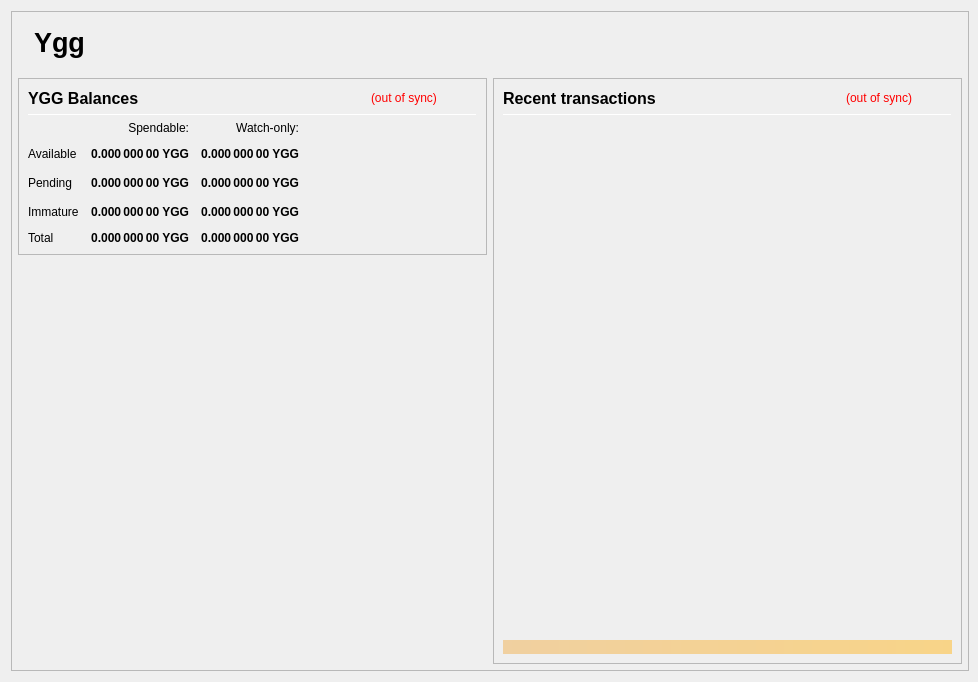
<?xml version="1.0" encoding="UTF-8"?>
<ui version="4.0">
 <class>OverviewPage</class>
 <widget class="QWidget" name="OverviewPage">
  <property name="geometry">
   <rect>
    <x>0</x>
    <y>0</y>
    <width>978</width>
    <height>682</height>
   </rect>
  </property>
  <property name="minimumSize">
   <size>
    <width>960</width>
    <height>682</height>
   </size>
  </property>
  <property name="font">
   <font>
    <weight>50</weight>
    <bold>false</bold>
   </font>
  </property>
  <property name="windowTitle">
   <string>Form</string>
  </property>
  <layout class="QVBoxLayout" name="topLayout" stretch="0">
   <property name="rightMargin">
    <number>9</number>
   </property>
   <item>
    <widget class="QFrame" name="frame_BG">
     <property name="minimumSize">
      <size>
       <width>850</width>
       <height>610</height>
      </size>
     </property>
     <property name="maximumSize">
      <size>
       <width>16777215</width>
       <height>16777215</height>
      </size>
     </property>
     <property name="frameShape">
      <enum>QFrame::StyledPanel</enum>
     </property>
     <property name="frameShadow">
      <enum>QFrame::Raised</enum>
     </property>
     <layout class="QVBoxLayout" name="verticalLayout_3" stretch="0">
      <property name="leftMargin">
       <number>0</number>
      </property>
      <property name="topMargin">
       <number>0</number>
      </property>
      <property name="rightMargin">
       <number>0</number>
      </property>
      <property name="bottomMargin">
       <number>6</number>
      </property>
      <item>
       <layout class="QVBoxLayout" name="verticalLayout_Master" stretch="0,1">
        <property name="leftMargin">
         <number>0</number>
        </property>
        <property name="topMargin">
         <number>0</number>
        </property>
        <property name="rightMargin">
         <number>0</number>
        </property>
        <property name="bottomMargin">
         <number>0</number>
        </property>
        <item>
         <widget class="QFrame" name="frame_Header">
          <layout class="QVBoxLayout" name="verticalLayout_Header" stretch="0">
           <property name="leftMargin">
            <number>0</number>
           </property>
           <property name="topMargin">
            <number>0</number>
           </property>
           <property name="rightMargin">
            <number>0</number>
           </property>
           <property name="bottomMargin">
            <number>0</number>
           </property>
           <item>
            <layout class="QHBoxLayout" name="horizontalLayout_Header" stretch="1,0">
             <property name="spacing">
              <number>6</number>
             </property>
             <item>
              <spacer name="horizontalSpacer_Header">
               <property name="orientation">
                <enum>Qt::Horizontal</enum>
               </property>
               <property name="sizeHint" stdset="0">
                <size>
                 <width>40</width>
                 <height>20</height>
                </size>
               </property>
              </spacer>
             </item>
			 <item>
           <widget class="QLabel" name="labelOverviewHeaderLeft">
            <property name="minimumSize">
             <size>
              <width>464</width>
              <height>60</height>
             </size>
            </property>
            <property name="maximumSize">
             <size>
              <width>16777215</width>
              <height>60</height>
             </size>
            </property>
            <property name="font">
             <font>
              <pointsize>20</pointsize>
              <weight>75</weight>
              <bold>true</bold>
             </font>
            </property>
            <property name="text">
             <string>Ygg</string>
            </property>
            <property name="alignment">
             <set>Qt::AlignLeading|Qt::AlignLeft|Qt::AlignVCenter</set>
            </property>
           </widget>
          </item>
             <item>
              <widget class="QLabel" name="labelOverviewHeaderRight">
               <property name="minimumSize">
                <size>
                 <width>464</width>
                 <height>60</height>
                </size>
               </property>
               <property name="maximumSize">
                <size>
                 <width>16777215</width>
                 <height>60</height>
                </size>
               </property>
				<property name="font">
				 <font>
				  <pointsize>20</pointsize>
				  <weight>75</weight>
				  <bold>true</bold>
				 </font>
				</property>
				<property name="text">
				 <string></string>
				</property>
               <property name="alignment">
                <set>Qt::AlignRight|Qt::AlignTrailing|Qt::AlignVCenter</set>
               </property>
              </widget>
             </item>
            </layout>
           </item>
          </layout>
         </widget>
        </item>
        <item>
         <widget class="QFrame" name="frame_Content">
          <layout class="QVBoxLayout" name="verticalLayout_Content">
           <property name="leftMargin">
            <number>6</number>
           </property>
           <property name="topMargin">
            <number>0</number>
           </property>
           <property name="rightMargin">
            <number>6</number>
           </property>
           <property name="bottomMargin">
            <number>0</number>
           </property>
           <item>
            <layout class="QHBoxLayout" name="horizontalLayout_Content" stretch="1,1">
             <property name="spacing">
              <number>6</number>
             </property>
             <item>
              <layout class="QVBoxLayout" name="verticalLayout_left" stretch="0,0">
               <item>
                <widget class="QFrame" name="frameBalances">
                 <property name="frameShape">
                  <enum>QFrame::StyledPanel</enum>
                 </property>
                 <property name="frameShadow">
                  <enum>QFrame::Raised</enum>
                 </property>
                 <layout class="QVBoxLayout" name="verticalLayout_4">
                  <item>
                   <layout class="QHBoxLayout" name="hlBalancesHeader" stretch="2,0,0">
                    <property name="spacing">
                     <number>6</number>
                    </property>
                    <item>
                     <widget class="QLabel" name="labelBalances">
                      <property name="minimumSize">
                       <size>
                        <width>0</width>
                        <height>0</height>
                       </size>
                      </property>
                      <property name="font">
                       <font>
                        <pointsize>12</pointsize>
                        <weight>75</weight>
                        <bold>true</bold>
                       </font>
                      </property>
                      <property name="text">
                       <string>YGG Balances</string>
                      </property>
                     </widget>
                    </item>
                    <item>
                     <widget class="QLabel" name="labelWalletStatus">
                      <property name="cursor">
                       <cursorShape>WhatsThisCursor</cursorShape>
                      </property>
                      <property name="toolTip">
                       <string>The displayed information may be out of date. Your wallet automatically synchronizes with the Ygg network after a connection is established, but this process has not completed yet.</string>
                      </property>
                      <property name="styleSheet">
                       <string notr="true">QLabel { color: red; }</string>
                      </property>
                      <property name="text">
                       <string notr="true">(out of sync)</string>
                      </property>
                      <property name="alignment">
                       <set>Qt::AlignLeading|Qt::AlignLeft|Qt::AlignVCenter</set>
                      </property>
                     </widget>
                    </item>
                    <item>
                     <spacer name="hsBalancesHeader">
                      <property name="orientation">
                       <enum>Qt::Horizontal</enum>
                      </property>
                      <property name="sizeHint" stdset="0">
                       <size>
                        <width>40</width>
                        <height>20</height>
                       </size>
                      </property>
                     </spacer>
                    </item>
                   </layout>
                  </item>
                  <item>
                   <widget class="Line" name="lineBalances">
                    <property name="minimumSize">
                     <size>
                      <width>0</width>
                      <height>1</height>
                     </size>
                    </property>
                    <property name="maximumSize">
                     <size>
                      <width>16777215</width>
                      <height>1</height>
                     </size>
                    </property>
                    <property name="orientation">
                     <enum>Qt::Horizontal</enum>
                    </property>
                   </widget>
                  </item>
                  <item>
                   <layout class="QGridLayout" name="gridLayout">
                    <property name="spacing">
                     <number>12</number>
                    </property>
                    <item row="2" column="2">
                     <widget class="QLabel" name="labelWatchPending">
                      <property name="font">
                       <font>
                        <weight>75</weight>
                        <bold>true</bold>
                       </font>
                      </property>
                      <property name="cursor">
                       <cursorShape>ArrowCursor</cursorShape>
                      </property>
                      <property name="toolTip">
                       <string>Unconfirmed transactions to watch-only addresses</string>
                      </property>
                      <property name="text">
                       <string notr="true">0.000 000 00 YGG</string>
                      </property>
                      <property name="alignment">
                       <set>Qt::AlignRight|Qt::AlignTrailing|Qt::AlignVCenter</set>
                      </property>
                      <property name="textInteractionFlags">
                       <set>Qt::NoTextInteraction</set>
                      </property>
                     </widget>
                    </item>
                    <item row="2" column="1">
                     <widget class="QLabel" name="labelUnconfirmed">
                      <property name="font">
                       <font>
                        <weight>75</weight>
                        <bold>true</bold>
                       </font>
                      </property>
                      <property name="cursor">
                       <cursorShape>ArrowCursor</cursorShape>
                      </property>
                      <property name="toolTip">
                       <string>Total of transactions that have yet to be confirmed, and do not yet count toward the spendable balance</string>
                      </property>
                      <property name="text">
                       <string notr="true">0.000 000 00 YGG</string>
                      </property>
                      <property name="alignment">
                       <set>Qt::AlignRight|Qt::AlignTrailing|Qt::AlignVCenter</set>
                      </property>
                      <property name="textInteractionFlags">
                       <set>Qt::NoTextInteraction</set>
                      </property>
                     </widget>
                    </item>
                    <item row="3" column="2">
                     <widget class="QLabel" name="labelWatchImmature">
                      <property name="font">
                       <font>
                        <weight>75</weight>
                        <bold>true</bold>
                       </font>
                      </property>
                      <property name="cursor">
                       <cursorShape>ArrowCursor</cursorShape>
                      </property>
                      <property name="toolTip">
                       <string>Staked or masternode rewards in watch-only addresses that has not yet matured</string>
                      </property>
                      <property name="text">
                       <string notr="true">0.000 000 00 YGG</string>
                      </property>
                      <property name="alignment">
                       <set>Qt::AlignRight|Qt::AlignTrailing|Qt::AlignVCenter</set>
                      </property>
                      <property name="textInteractionFlags">
                       <set>Qt::NoTextInteraction</set>
                      </property>
                     </widget>
                    </item>
                    <item row="4" column="0">
                     <widget class="QLabel" name="labelTotalText">
                      <property name="text">
                       <string>Total</string>
                      </property>
                      <property name="textInteractionFlags">
                       <set>Qt::NoTextInteraction</set>
                      </property>
                     </widget>
                    </item>
                    <item row="3" column="1">
                     <widget class="QLabel" name="labelImmature">
                      <property name="font">
                       <font>
                        <weight>75</weight>
                        <bold>true</bold>
                       </font>
                      </property>
                      <property name="cursor">
                       <cursorShape>ArrowCursor</cursorShape>
                      </property>
                      <property name="toolTip">
                       <string>Staked or masternode rewards that has not yet matured</string>
                      </property>
                      <property name="text">
                       <string notr="true">0.000 000 00 YGG</string>
                      </property>
                      <property name="alignment">
                       <set>Qt::AlignRight|Qt::AlignTrailing|Qt::AlignVCenter</set>
                      </property>
                      <property name="textInteractionFlags">
                       <set>Qt::NoTextInteraction</set>
                      </property>
                     </widget>
                    </item>
                    <item row="2" column="3">
                     <spacer name="hsBalances">
                      <property name="orientation">
                       <enum>Qt::Horizontal</enum>
                      </property>
                      <property name="sizeHint" stdset="0">
                       <size>
                        <width>40</width>
                        <height>20</height>
                       </size>
                      </property>
                     </spacer>
                    </item>
                    <item row="3" column="0">
                     <widget class="QLabel" name="labelImmatureText">
                      <property name="text">
                       <string>Immature</string>
                      </property>
                      <property name="textInteractionFlags">
                       <set>Qt::NoTextInteraction</set>
                      </property>
                     </widget>
                    </item>
                    <item row="4" column="1">
                     <widget class="QLabel" name="labelTotal">
                      <property name="font">
                       <font>
                        <weight>75</weight>
                        <bold>true</bold>
                       </font>
                      </property>
                      <property name="cursor">
                       <cursorShape>ArrowCursor</cursorShape>
                      </property>
                      <property name="toolTip">
                       <string>Your current total balance</string>
                      </property>
                      <property name="text">
                       <string notr="true">0.000 000 00 YGG</string>
                      </property>
                      <property name="alignment">
                       <set>Qt::AlignRight|Qt::AlignTrailing|Qt::AlignVCenter</set>
                      </property>
                      <property name="textInteractionFlags">
                       <set>Qt::NoTextInteraction</set>
                      </property>
                     </widget>
                    </item>
                    <item row="4" column="2">
                     <widget class="QLabel" name="labelWatchTotal">
                      <property name="font">
                       <font>
                        <weight>75</weight>
                        <bold>true</bold>
                       </font>
                      </property>
                      <property name="cursor">
                       <cursorShape>ArrowCursor</cursorShape>
                      </property>
                      <property name="toolTip">
                       <string>Current total balance in watch-only addresses</string>
                      </property>
                      <property name="text">
                       <string notr="true">0.000 000 00 YGG</string>
                      </property>
                      <property name="alignment">
                       <set>Qt::AlignRight|Qt::AlignTrailing|Qt::AlignVCenter</set>
                      </property>
                      <property name="textInteractionFlags">
                       <set>Qt::NoTextInteraction</set>
                      </property>
                     </widget>
                    </item>
                    <item row="0" column="2">
                     <widget class="QLabel" name="labelWatchonly">
                      <property name="text">
                       <string>Watch-only:</string>
                      </property>
                      <property name="alignment">
                       <set>Qt::AlignRight|Qt::AlignTrailing|Qt::AlignVCenter</set>
                      </property>
                     </widget>
                    </item>
                    <item row="1" column="0">
                     <widget class="QLabel" name="labelBalanceText">
                      <property name="text">
                       <string>Available</string>
                      </property>
                      <property name="textInteractionFlags">
                       <set>Qt::NoTextInteraction</set>
                      </property>
                     </widget>
                    </item>
                    <item row="1" column="1">
                     <widget class="QLabel" name="labelBalance">
                      <property name="font">
                       <font>
                        <weight>75</weight>
                        <bold>true</bold>
                       </font>
                      </property>
                      <property name="cursor">
                       <cursorShape>ArrowCursor</cursorShape>
                      </property>
                      <property name="toolTip">
                       <string>Your current spendable balance</string>
                      </property>
                      <property name="text">
                       <string notr="true">0.000 000 00 YGG</string>
                      </property>
                      <property name="alignment">
                       <set>Qt::AlignRight|Qt::AlignTrailing|Qt::AlignVCenter</set>
                      </property>
                      <property name="textInteractionFlags">
                       <set>Qt::NoTextInteraction</set>
                      </property>
                     </widget>
                    </item>
                    <item row="1" column="2">
                     <widget class="QLabel" name="labelWatchAvailable">
                      <property name="font">
                       <font>
                        <weight>75</weight>
                        <bold>true</bold>
                       </font>
                      </property>
                      <property name="cursor">
                       <cursorShape>ArrowCursor</cursorShape>
                      </property>
                      <property name="toolTip">
                       <string>Your current balance in watch-only addresses</string>
                      </property>
                      <property name="text">
                       <string notr="true">0.000 000 00 YGG</string>
                      </property>
                      <property name="alignment">
                       <set>Qt::AlignRight|Qt::AlignTrailing|Qt::AlignVCenter</set>
                      </property>
                      <property name="textInteractionFlags">
                       <set>Qt::NoTextInteraction</set>
                      </property>
                     </widget>
                    </item>
                    <item row="2" column="0">
                     <widget class="QLabel" name="labelPendingText">
                      <property name="text">
                       <string>Pending</string>
                      </property>
                      <property name="textInteractionFlags">
                       <set>Qt::NoTextInteraction</set>
                      </property>
                     </widget>
                    </item>
                    <item row="0" column="1">
                     <widget class="QLabel" name="labelSpendable">
                      <property name="text">
                       <string>Spendable:</string>
                      </property>
                      <property name="alignment">
                       <set>Qt::AlignRight|Qt::AlignTrailing|Qt::AlignVCenter</set>
                      </property>
                     </widget>
                    </item>
                   </layout>
                  </item>
                 </layout>
                </widget>
               </item>
               <item>
                <spacer name="verticalSpacer">
                 <property name="orientation">
                  <enum>Qt::Vertical</enum>
                 </property>
                 <property name="sizeHint" stdset="0">
                  <size>
                   <width>20</width>
                   <height>40</height>
                  </size>
                 </property>
                </spacer>
               </item>
              </layout>
             </item>
             <item>
              <layout class="QVBoxLayout" name="verticalLayout_right" stretch="1">
               <item>
                <widget class="QFrame" name="frame_RecentTransactions">
                 <property name="minimumSize">
                  <size>
                   <width>0</width>
                   <height>0</height>
                  </size>
                 </property>
                 <property name="frameShape">
                  <enum>QFrame::StyledPanel</enum>
                 </property>
                 <property name="frameShadow">
                  <enum>QFrame::Raised</enum>
                 </property>
                 <layout class="QVBoxLayout" name="verticalLayout_1" stretch="0,0,0,0,0">
                  <item>
                   <layout class="QHBoxLayout" name="horizontalLayout_2" stretch="2,0,0">
                    <property name="spacing">
                     <number>3</number>
                    </property>
                    <item>
                     <widget class="QLabel" name="label_4">
                      <property name="minimumSize">
                       <size>
                        <width>0</width>
                        <height>20</height>
                       </size>
                      </property>
                      <property name="font">
                       <font>
                        <pointsize>12</pointsize>
                        <weight>75</weight>
                        <bold>true</bold>
                       </font>
                      </property>
                      <property name="text">
                       <string>Recent transactions</string>
                      </property>
                     </widget>
                    </item>
                    <item>
                     <widget class="QLabel" name="labelTransactionsStatus">
                      <property name="cursor">
                       <cursorShape>WhatsThisCursor</cursorShape>
                      </property>
                      <property name="toolTip">
                       <string>The displayed information may be out of date. Your wallet automatically synchronizes with the Ygg network after a connection is established, but this process has not completed yet.</string>
                      </property>
                      <property name="styleSheet">
                       <string notr="true">QLabel { color: red; }</string>
                      </property>
                      <property name="text">
                       <string notr="true">(out of sync)</string>
                      </property>
                      <property name="alignment">
                       <set>Qt::AlignRight|Qt::AlignTrailing|Qt::AlignVCenter</set>
                      </property>
                     </widget>
                    </item>
                    <item>
                     <spacer name="horizontalSpacer">
                      <property name="orientation">
                       <enum>Qt::Horizontal</enum>
                      </property>
                      <property name="sizeHint" stdset="0">
                       <size>
                        <width>40</width>
                        <height>20</height>
                       </size>
                      </property>
                     </spacer>
                    </item>
                   </layout>
                  </item>
                  <item>
                   <widget class="Line" name="line">
                    <property name="minimumSize">
                     <size>
                      <width>0</width>
                      <height>1</height>
                     </size>
                    </property>
                    <property name="maximumSize">
                     <size>
                      <width>16777215</width>
                      <height>1</height>
                     </size>
                    </property>
                    <property name="orientation">
                     <enum>Qt::Horizontal</enum>
                    </property>
                   </widget>
                  </item>
                  <item>
                   <widget class="QListView" name="listTransactions">
                    <property name="minimumSize">
                     <size>
                      <width>0</width>
                      <height>0</height>
                     </size>
                    </property>
                    <property name="styleSheet">
                     <string notr="true">QListView { background: transparent; }</string>
                    </property>
                    <property name="frameShape">
                     <enum>QFrame::NoFrame</enum>
                    </property>
                    <property name="verticalScrollBarPolicy">
                     <enum>Qt::ScrollBarAlwaysOff</enum>
                    </property>
                    <property name="horizontalScrollBarPolicy">
                     <enum>Qt::ScrollBarAlwaysOff</enum>
                    </property>
                    <property name="selectionMode">
                     <enum>QAbstractItemView::NoSelection</enum>
                    </property>
                   </widget>
                  </item>
                  <item>
                   <spacer name="verticalSpacer_2">
                    <property name="orientation">
                     <enum>Qt::Vertical</enum>
                    </property>
                    <property name="sizeType">
                     <enum>QSizePolicy::Expanding</enum>
                    </property>
                    <property name="sizeHint" stdset="0">
                     <size>
                      <width>20</width>
                      <height>40</height>
                     </size>
                    </property>
                   </spacer>
                  </item>
                  <item>
                   <widget class="QLabel" name="labelAlerts">
                    <property name="maximumSize">
                     <size>
                      <width>16777215</width>
                      <height>16777215</height>
                     </size>
                    </property>
                    <property name="styleSheet">
                     <string notr="true">background-color: qlineargradient(x1: 0, y1: 0, x2: 1, y2: 0, stop:0 #F0D0A0, stop:1 #F8D488); color:#000000;</string>
                    </property>
                    <property name="text">
                     <string/>
                    </property>
                    <property name="wordWrap">
                     <bool>true</bool>
                    </property>
                    <property name="margin">
                     <number>3</number>
                    </property>
                   </widget>
                  </item>
                 </layout>
                </widget>
               </item>
              </layout>
             </item>
            </layout>
           </item>
          </layout>
         </widget>
        </item>
       </layout>
      </item>
     </layout>
    </widget>
   </item>
  </layout>
 </widget>
 <resources/>
 <connections/>
</ui>
